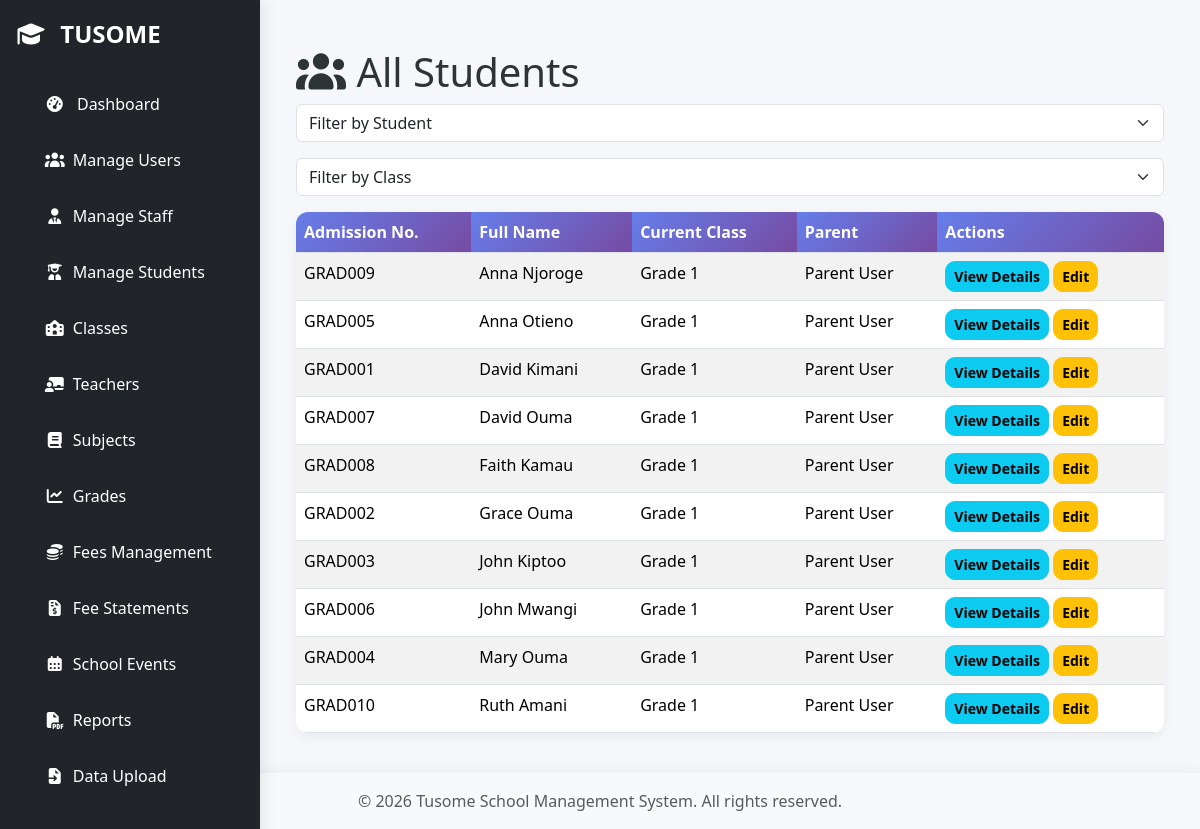
/admin/students (signed in), run on the app's committed database.
### models.py (models this page shows, shortened)
class Student(db.Model):
    __tablename__ = "students"
    id = db.Column(db.Integer, primary_key=True)
    full_name = db.Column(db.String(100), nullable=False)
    user_id = db.Column(
        db.Integer, db.ForeignKey("users.id"), unique=True, nullable=True
    )
    admission_number = db.Column(db.String(50), unique=True, nullable=False)
    date_of_birth = db.Column(db.Date, nullable=False)
    parent_id = db.Column(db.Integer, db.ForeignKey("users.id"), nullable=True)
    current_class_id = db.Column(db.Integer, db.ForeignKey("classes.id"), nullable=True)
    status = db.Column(db.String(20), default="active")
    pathway = db.Column(
        db.String(50), nullable=True
    )  # STEM / Social Sciences / Arts & Sports
    student_user_profile = db.relationship(
        "User", back_populates="student_profile", foreign_keys=[user_id], uselist=False
    )
    parent = db.relationship(
        "User",
        back_populates="students_as_parent",
        foreign_keys=[parent_id],
        uselist=False,
    )
    current_class = db.relationship(
        "Class",
        back_populates="students",
        foreign_keys=[current_class_id],
        uselist=False,
    )
    attendances = db.relationship(
        "Attendance",
        back_populates="student",
        cascade="all, delete-orphan",
        lazy="select",
    )
    grades = db.relationship(
        "Grade", back_populates="student", cascade="all, delete-orphan", lazy="select"
    )
    fee_statements = db.relationship(
        "FeeStatement",
        back_populates="student",
        cascade="all, delete-orphan",
        lazy="select",
    )
    payments = db.relationship(
        "FeePayment",
        back_populates="student",
        cascade="all, delete-orphan",
        lazy="select",
    )
    teacher_classes = db.Table(
        "teacher_classes",
        db.Column(
            "teacher_id", db.Integer, db.ForeignKey("teachers.id"), primary_key=True
        ),
        db.Column(
            "class_id", db.Integer, db.ForeignKey("classes.id"), primary_key=True
        ),
    )
    teacher_subjects = db.Table(
        "teacher_subjects",
        db.Column(
            "teacher_id", db.Integer, db.ForeignKey("teachers.id"), primary_key=True
        ),
        db.Column(
            "subject_id", db.Integer, db.ForeignKey("subjects.id"), primary_key=True
        ),
    )

class Class(db.Model):
    __tablename__ = "classes"
    id = db.Column(db.Integer, primary_key=True)
    name = db.Column(db.String(50), unique=True, nullable=False)
    level = db.Column(db.String(50), nullable=False)
    class_teacher_id = db.Column(
        db.Integer,
        db.ForeignKey("teachers.id"),
        nullable=True,
    )
    class_teacher = db.relationship(
        "Teacher",
        foreign_keys=[class_teacher_id],
        back_populates="classes_as_teacher",
        lazy="joined",
    )
    subject_teachers = db.relationship(
        "Teacher",
        secondary=class_subject_teacher,
        backref="teaching_classes",
        lazy="select",
    )
    students = db.relationship(
        "Student",
        back_populates="current_class",
        cascade="all, delete-orphan",
        lazy="select",
    )
    subjects = db.relationship("Subject", back_populates="class_", lazy="select")
    attendances = db.relationship(
        "Attendance",
        back_populates="class_obj",
        cascade="all, delete-orphan",
        lazy="select",
    )

class User(UserMixin, db.Model):
    __tablename__ = "users"
    id = db.Column(db.Integer, primary_key=True)
    username = db.Column(db.String(120), unique=True, nullable=False)
    email = db.Column(db.String(120), unique=True, nullable=False)
    password_hash = db.Column(db.String(255), nullable=False)
    full_name = db.Column(db.String(100))
    phone = db.Column(db.String(20))
    role = db.Column(db.String(20), nullable=False, default="parent")
    is_active = db.Column(db.Boolean, default=True)
    created_at = db.Column(db.DateTime, default=datetime.utcnow)
    last_login = db.Column(db.DateTime, nullable=True)
    sent_messages = db.relationship(
        "Message", foreign_keys="Message.sender_id", backref="sender", lazy=True
    )
    received_messages = db.relationship(
        "Message", foreign_keys="Message.receiver_id", backref="receiver", lazy=True
    )
    students_as_parent = db.relationship(
        "Student",
        back_populates="parent",
        foreign_keys="Student.parent_id",
        cascade="all, delete-orphan",
        lazy="select",
    )
    student_profile = db.relationship(
        "Student",
        back_populates="student_user_profile",
        foreign_keys="Student.user_id",
        uselist=False,
    )
    teacher_profile = db.relationship("Teacher", back_populates="user", uselist=False)
    notifications = db.relationship(
        "Notification", back_populates="user", lazy="select"
    )
    def is_admin(self):
        return bool(self.role and self.role.lower() == "admin")
    def is_teacher(self):
        return bool(self.role and self.role.lower() == "teacher")
    def is_parent(self):
        return bool(self.role and self.role.lower() == "parent")
    def is_student(self):
        return bool(self.role and self.role.lower() == "student")
    def is_finance(self):
        return bool(self.role and self.role.lower() == "finance")

### routes/admin.py (the view)
@admin_bp.route("/students", methods=["GET", "POST"])
@login_required
@roles_required("admin")
def manage_students():
    students = (
        Student.query.options(joinedload(Student.parent))
        .options(joinedload(Student.current_class))
        .order_by(Student.full_name)
        .all()
    )
    promote_form = PromoteStudentsForm()
    available_classes = Class.query.order_by(Class.name).all()
    promote_form.target_class.choices = [(str(c.id), c.name) for c in available_classes]
    if promote_form.validate_on_submit():
        flash("Please use the 'Promote All Students' button/link.", "info")
        return redirect(url_for("admin_bp.manage_students"))
    return render_template(
        "view_all_students.html",
        students=students,
        promote_form=promote_form,
        title="Manage Students",
    )

### forms.py
class PromoteStudentsForm(FlaskForm):
    target_class = SelectField("Promote to Class:", validators=[DataRequired()])
    submit = SubmitField("Promote Selected Students")

### app.py (called while the page is built)
@login_manager.user_loader
def load_user(user_id):
    return User.query.get(int(user_id))

def create_app():
    app = Flask(__name__)
    app.config.from_object(Config)
    app.config["SQLALCHEMY_DATABASE_URI"] = "sqlite:///site.db"
    app.config["SQLALCHEMY_TRACK_MODIFICATIONS"] = False
    app.config["SECRET_KEY"] = "your-secret-key"
    db.init_app(app)
    login_manager.init_app(app)
    migrate.init_app(app, db)
    mail.init_app(app)
    login_manager.login_view = "auth_bp.login"
    @app.context_processor
    def inject_now():
        return {"now": datetime.now()}
    @app.route("/")
    def index():
        return redirect(url_for("auth_bp.login"))
    register_blueprints(app)
    register_cli(app)
    return app

### Templates/view_all_students.html (shortened to what this page needs)
{% extends "base.html" %}
{% block content %}
    <div class="container mt-4">
        <h1>
            <i class="fas fa-users"></i> All Students
        </h1>
        <div class="col mb-3">
            <select name="class" class="form-select">
                <option value="">Filter by Student</option>
            </select>
        </div>
        <div class="col mb-3">
            <select name="class" class="form-select">
                <option value="">Filter by Class</option>
            </select>
        </div>
        <table class="table table-striped table-hover mt-3">
            <thead>
                <tr>
                    <th>Admission No.</th>
                    <th>Full Name</th>
                    <th>Current Class</th>
                    <th>Parent</th>
                    <th>Actions</th>
                </tr>
            </thead>
            <tbody>
                {% for student in students %}
                    <tr>
                        <td>{{ student.admission_number }}</td>
                        <td>{{ student.full_name }}</td>
                        <td>
                            {{ student.current_class.name if student.current_class else
                            'N/A' }}
                        </td>
                        <td>{{ student.parent.full_name if student.parent else 'N/A' }}</td>
                        <td>
                            <a href="{{ url_for('admin_bp.manage_students', student_id=student.id) }}"
                               class="btn btn-sm btn-info">View Details</a>
                            <a href="{{ url_for('admin_bp.edit_student', student_id=student.id) }}"
                               class="btn btn-sm btn-warning">Edit</a>
                        </td>
                    </tr>
                {% else %}
                    <tr>
                        <td colspan="5" class="text-center">No students found.</td>
                    </tr>
                {% endfor %}
            </tbody>
        </table>
    </div>
{% endblock %}

### static/tom-select.css (style rules this page uses)
:root { --ts-pr-clear-button: 0px; --ts-pr-caret: 0px; --ts-pr-min: .75rem; }

### Templates/base.html (style rules this page uses)
:root { --primary-gradient: linear-gradient(135deg, #4facfe, #00f2fe); --secondary-gradient: linear-gradient(135deg, #667eea, #764ba2); --danger-gradient: linear-gradient(135deg, #ff758c, #ff7eb3); --success-gradient: linear-gradient(135deg, #43e97b, #38f9d7); --dark-bg: #2c3e50; }
body { background: #f5f7fa; font-family: "Segoe UI", Tahoma, Geneva, Verdana, sans-serif; color: #2d3436; animation: fadeIn 0.6s ease-in-out; padding: 0px; display: flex; flex-direction: column; min-height: 100vh; }
.table { border-radius: 12px; overflow: hidden; box-shadow: 0 4px 12px rgba(0, 0, 0, 0.05); }
.table th { background: var(--secondary-gradient); color: #fff; font-weight: 600; }
.table tbody tr { transition: all 0.2s ease; }
.btn { border-radius: 10px; font-weight: 600; transition: all 0.3s ease; position: relative; overflow: hidden; }
.btn::after { content: ""; position: absolute; background: rgba(255, 255, 255, 0.4); border-radius: 50%; transform: scale(0); transition: transform 0.6s ease-out; pointer-events: none; }
html, body { height: 100%; margin: 0; padding: 0; }

### data on the page
Student: admission_number "GRAD009", full_name "Anna Njoroge", current_class "Grade 1", parent "Parent User"
Student: admission_number "GRAD005", full_name "Anna Otieno", current_class "Grade 1", parent "Parent User"
Student: admission_number "GRAD001", full_name "David Kimani", current_class "Grade 1", parent "Parent User"
Student: admission_number "GRAD007", full_name "David Ouma", current_class "Grade 1", parent "Parent User"
Student: admission_number "GRAD008", full_name "Faith Kamau", current_class "Grade 1", parent "Parent User"
Student: admission_number "GRAD002", full_name "Grace Ouma", current_class "Grade 1", parent "Parent User"
Student: admission_number "GRAD003", full_name "John Kiptoo", current_class "Grade 1", parent "Parent User"
Student: admission_number "GRAD006", full_name "John Mwangi", current_class "Grade 1", parent "Parent User"
Student: admission_number "GRAD004", full_name "Mary Ouma", current_class "Grade 1", parent "Parent User"
Student: admission_number "GRAD010", full_name "Ruth Amani", current_class "Grade 1", parent "Parent User"
